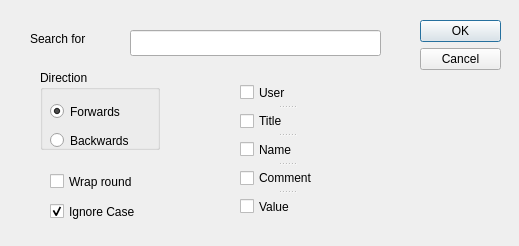
<?xml version="1.0" encoding="UTF-8"?>
<ui version="4.0">
 <class>jvsearchdlg</class>
 <widget class="QDialog" name="jvsearchdlg">
  <property name="geometry">
   <rect>
    <x>0</x>
    <y>0</y>
    <width>519</width>
    <height>246</height>
   </rect>
  </property>
  <property name="windowTitle">
   <string>Search for job/variable</string>
  </property>
  <widget class="QDialogButtonBox" name="buttonBox">
   <property name="geometry">
    <rect>
     <x>420</x>
     <y>20</y>
     <width>81</width>
     <height>91</height>
    </rect>
   </property>
   <property name="orientation">
    <enum>Qt::Vertical</enum>
   </property>
   <property name="standardButtons">
    <set>QDialogButtonBox::Cancel|QDialogButtonBox::Ok</set>
   </property>
  </widget>
  <widget class="QLineEdit" name="searchstring">
   <property name="geometry">
    <rect>
     <x>130</x>
     <y>30</y>
     <width>251</width>
     <height>26</height>
    </rect>
   </property>
   <property name="toolTip">
    <string>This is the string to search for with . for any character</string>
   </property>
  </widget>
  <widget class="QLabel" name="label">
   <property name="geometry">
    <rect>
     <x>30</x>
     <y>30</y>
     <width>81</width>
     <height>18</height>
    </rect>
   </property>
   <property name="text">
    <string>Search for</string>
   </property>
  </widget>
  <widget class="QGroupBox" name="groupBox">
   <property name="geometry">
    <rect>
     <x>40</x>
     <y>70</y>
     <width>120</width>
     <height>80</height>
    </rect>
   </property>
   <property name="title">
    <string>Direction</string>
   </property>
   <widget class="QRadioButton" name="sforward">
    <property name="geometry">
     <rect>
      <x>10</x>
      <y>30</y>
      <width>108</width>
      <height>23</height>
     </rect>
    </property>
    <property name="toolTip">
     <string>Select to search forwards</string>
    </property>
    <property name="text">
     <string>Forwards</string>
    </property>
    <property name="checked">
     <bool>true</bool>
    </property>
   </widget>
   <widget class="QRadioButton" name="sbackward">
    <property name="geometry">
     <rect>
      <x>10</x>
      <y>60</y>
      <width>108</width>
      <height>21</height>
     </rect>
    </property>
    <property name="toolTip">
     <string>Select to search backwards</string>
    </property>
    <property name="text">
     <string>Backwards</string>
    </property>
   </widget>
  </widget>
  <widget class="QCheckBox" name="wrapround">
   <property name="geometry">
    <rect>
     <x>50</x>
     <y>170</y>
     <width>111</width>
     <height>23</height>
    </rect>
   </property>
   <property name="toolTip">
    <string>Select to wrap search round</string>
   </property>
   <property name="text">
    <string>Wrap round</string>
   </property>
  </widget>
  <widget class="QCheckBox" name="igncase">
   <property name="geometry">
    <rect>
     <x>50</x>
     <y>200</y>
     <width>121</width>
     <height>23</height>
    </rect>
   </property>
   <property name="toolTip">
    <string>Select this to ignore case differences on letters</string>
   </property>
   <property name="text">
    <string>Ignore Case</string>
   </property>
   <property name="checked">
    <bool>true</bool>
   </property>
  </widget>
  <widget class="QSplitter" name="splitter">
   <property name="geometry">
    <rect>
     <x>240</x>
     <y>80</y>
     <width>94</width>
     <height>139</height>
    </rect>
   </property>
   <property name="orientation">
    <enum>Qt::Vertical</enum>
   </property>
   <widget class="QCheckBox" name="suser">
    <property name="toolTip">
     <string>Select to search for user owning job or variable</string>
    </property>
    <property name="text">
     <string>User</string>
    </property>
   </widget>
   <widget class="QCheckBox" name="stitle">
    <property name="toolTip">
     <string>Select to search by job title</string>
    </property>
    <property name="text">
     <string>Title</string>
    </property>
   </widget>
   <widget class="QCheckBox" name="sname">
    <property name="toolTip">
     <string>Select to search by variable name</string>
    </property>
    <property name="text">
     <string>Name</string>
    </property>
   </widget>
   <widget class="QCheckBox" name="scomment">
    <property name="toolTip">
     <string>Select to search by variable comment</string>
    </property>
    <property name="text">
     <string>Comment</string>
    </property>
   </widget>
   <widget class="QCheckBox" name="svalue">
    <property name="toolTip">
     <string>Select to search by value of variable</string>
    </property>
    <property name="text">
     <string>Value</string>
    </property>
   </widget>
  </widget>
 </widget>
 <tabstops>
  <tabstop>searchstring</tabstop>
  <tabstop>sforward</tabstop>
  <tabstop>sbackward</tabstop>
  <tabstop>wrapround</tabstop>
  <tabstop>igncase</tabstop>
  <tabstop>suser</tabstop>
  <tabstop>stitle</tabstop>
  <tabstop>sname</tabstop>
  <tabstop>scomment</tabstop>
  <tabstop>svalue</tabstop>
  <tabstop>buttonBox</tabstop>
 </tabstops>
 <resources/>
 <connections>
  <connection>
   <sender>buttonBox</sender>
   <signal>accepted()</signal>
   <receiver>jvsearchdlg</receiver>
   <slot>accept()</slot>
   <hints>
    <hint type="sourcelabel">
     <x>248</x>
     <y>254</y>
    </hint>
    <hint type="destinationlabel">
     <x>157</x>
     <y>274</y>
    </hint>
   </hints>
  </connection>
  <connection>
   <sender>buttonBox</sender>
   <signal>rejected()</signal>
   <receiver>jvsearchdlg</receiver>
   <slot>reject()</slot>
   <hints>
    <hint type="sourcelabel">
     <x>316</x>
     <y>260</y>
    </hint>
    <hint type="destinationlabel">
     <x>286</x>
     <y>274</y>
    </hint>
   </hints>
  </connection>
 </connections>
</ui>
